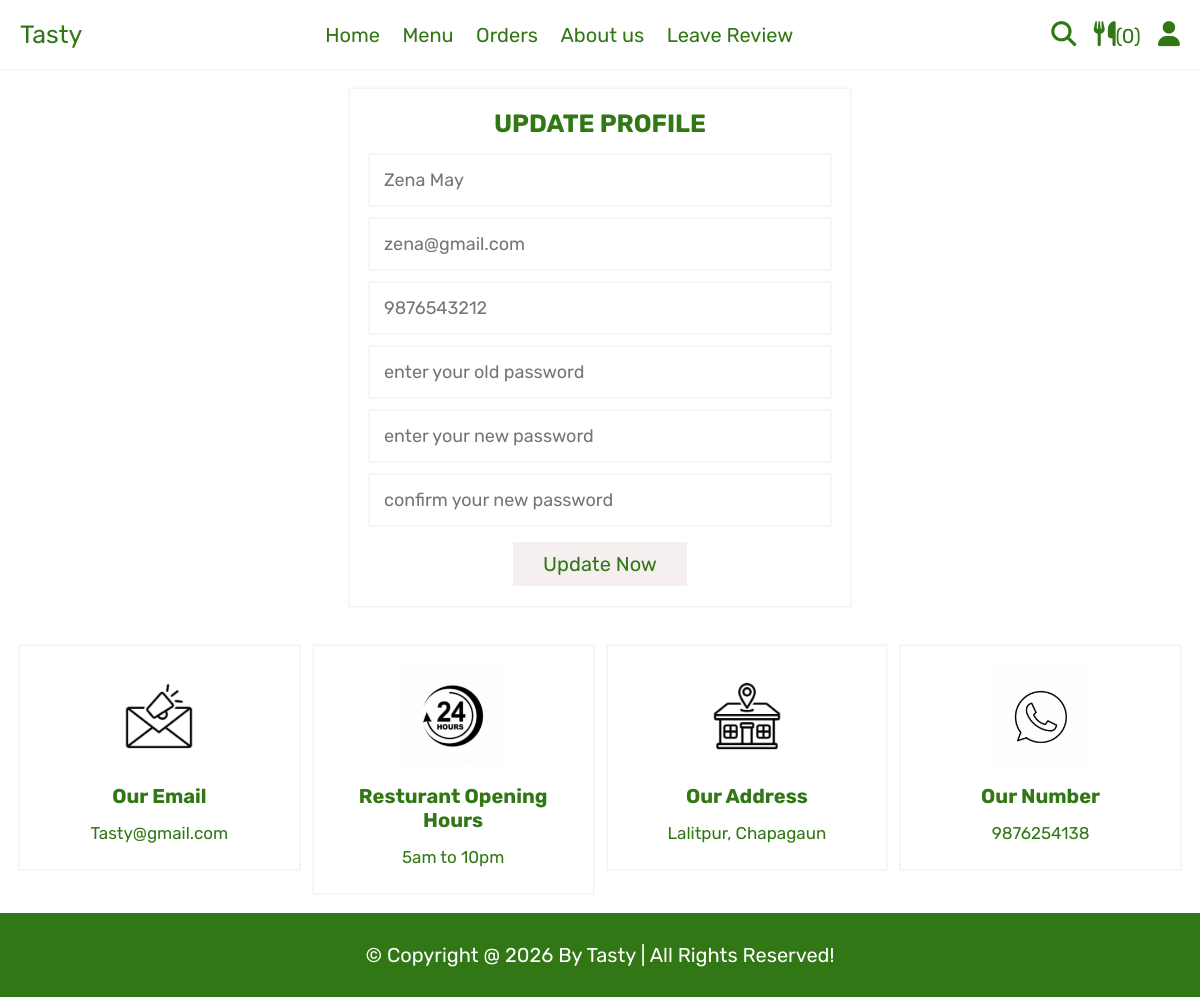
/update_profile.php (signed in), run on the app's committed database.
### tables this page shows
CREATE TABLE `users` (
  `id` int(100) NOT NULL,
  `name` varchar(20) NOT NULL,
  `email` varchar(50) NOT NULL,
  `number` varchar(10) NOT NULL,
  `password` varchar(50) NOT NULL,
  `address` varchar(500) NOT NULL
);

### update_profile.php (the view, shortened to what this page needs)
<?php
include 'components/connect.php';
?>
<!DOCTYPE html>
<html lang="en">
<head>
   <link rel="stylesheet" href="https://cdnjs.cloudflare.com/ajax/libs/font-awesome/6.1.1/css/all.min.css">
   <link rel="stylesheet" href="css/stylerg.css">
</head>
<body>
<?php include 'components/user_header.php'; ?>
<section class="form-container update-form">
   <form action="" method="post">
      <h3>update profile</h3>
      <input type="text" name="name" placeholder="<?= $fetch_profile['name']; ?>" class="box" maxlength="50">
      <input type="email" name="email" placeholder="<?= $fetch_profile['email']; ?>" class="box" maxlength="50" oninput="this.value = this.value.replace(/\s/g, '')">
      <input type="number" name="number" placeholder="<?= $fetch_profile['number']; ?>" class="box" min="0" max="9999999999" maxlength="10">
      <input type="password" name="old_pass" placeholder="enter your old password" class="box" maxlength="50" oninput="this.value = this.value.replace(/\s/g, '')">
      <input type="password" name="new_pass" placeholder="enter your new password" class="box" maxlength="50" oninput="this.value = this.value.replace(/\s/g, '')">
      <input type="password" name="confirm_pass" placeholder="confirm your new password" class="box" maxlength="50" oninput="this.value = this.value.replace(/\s/g, '')">
      <input type="submit" value="update now" name="submit" class="btn">
   </form>
</section>
<?php include 'components/footer.php'; ?>
</body>
</html>

### css/stylerg.css (style rules this page uses)
:root { --yellow: #ffffff; --red: #317715; --white: #fff; --black: #317715; --light-color: #317715; --border: 0.2rem solid var(--black); }
* { font-family: "Rubik", sans-serif; margin: 0; padding: 0; box-sizing: border-box; outline: none; border: none; text-decoration: none; }
html { font-size: 62.5%; overflow-x: hidden; scroll-behavior: smooth; stop-opacity: 7rem; }
section { margin: 0 auto; max-width: 1200px; padding: 2rem; }
.btn, .delete-btn { margin-top: 1rem; display: inline-block; font-size: 2rem; padding: 1rem 3rem; cursor: pointer; text-transform: capitalize; transition: 0.2s linear; }
.btn { background-color: rgb(245, 239, 239); color: var(--black); }
.form-container form { box-shadow: rgba(0, 0, 0, 0.05) 0px 0px 0px 1.5px; margin: 0 auto; max-width: 50rem; padding: 2rem; text-align: center; }
.form-container form h3 { font-size: 2.5rem; color: var(--black); text-transform: uppercase; margin-bottom: 1rem; }
.form-container form .box { margin: 0.7rem 0; width: 100%; box-shadow: rgba(0, 0, 0, 0.05) 0px 0px 0px 1.5px; padding: 1.4rem; font-size: 1.8rem; color: var(--black); }

### data on the page
users: name "Zena May", email "zena@gmail.com", number "9876543212"

### other printed values
$total_cart_items "0"
